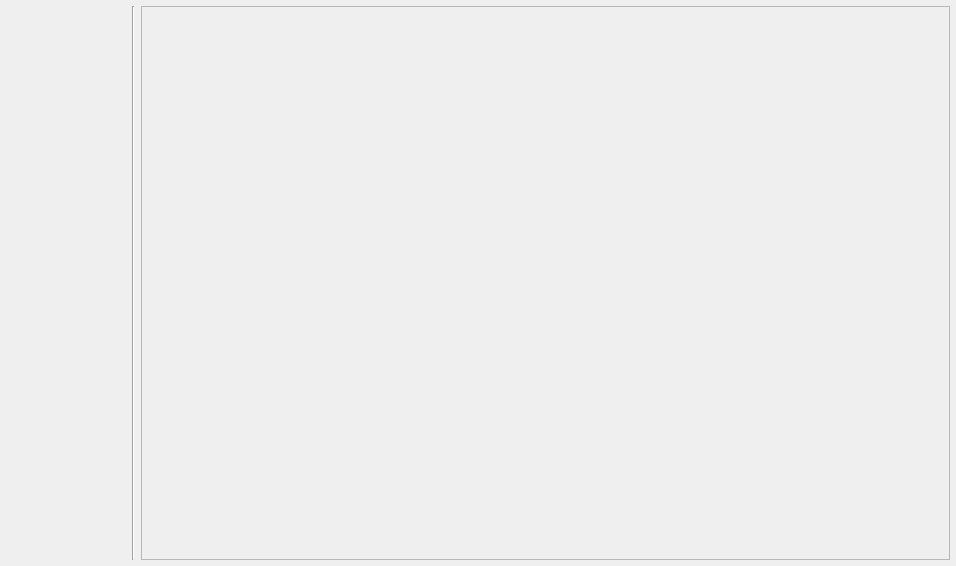
<?xml version="1.0" encoding="UTF-8"?>
<ui version="4.0">
 <class>MainWindow</class>
 <widget class="QMainWindow" name="main_window">
  <property name="geometry">
   <rect>
    <x>0</x>
    <y>0</y>
    <width>956</width>
    <height>566</height>
   </rect>
  </property>
  <property name="windowTitle">
   <string>Import data from Interlab4</string>
  </property>
  <widget class="QWidget" name="centralwidget">
   <layout class="QGridLayout" name="grid_layout_main">
    <property name="leftMargin">
     <number>6</number>
    </property>
    <property name="topMargin">
     <number>6</number>
    </property>
    <property name="rightMargin">
     <number>6</number>
    </property>
    <property name="bottomMargin">
     <number>6</number>
    </property>
    <item row="0" column="0" rowspan="3">
     <widget class="QWidget" name="widget" native="true">
      <property name="sizePolicy">
       <sizepolicy hsizetype="Fixed" vsizetype="Preferred">
        <horstretch>0</horstretch>
        <verstretch>0</verstretch>
       </sizepolicy>
      </property>
      <property name="minimumSize">
       <size>
        <width>120</width>
        <height>0</height>
       </size>
      </property>
      <layout class="QGridLayout" name="grid_layout_buttons">
       <property name="leftMargin">
        <number>3</number>
       </property>
       <property name="topMargin">
        <number>3</number>
       </property>
       <property name="rightMargin">
        <number>3</number>
       </property>
       <property name="bottomMargin">
        <number>3</number>
       </property>
      </layout>
     </widget>
    </item>
    <item row="0" column="1" rowspan="3">
     <widget class="Line" name="line">
      <property name="sizePolicy">
       <sizepolicy hsizetype="Fixed" vsizetype="Expanding">
        <horstretch>0</horstretch>
        <verstretch>0</verstretch>
       </sizepolicy>
      </property>
      <property name="minimumSize">
       <size>
        <width>0</width>
        <height>200</height>
       </size>
      </property>
      <property name="orientation">
       <enum>Qt::Vertical</enum>
      </property>
     </widget>
    </item>
    <item row="0" column="2" rowspan="3">
     <widget class="QScrollArea" name="scroll_area">
      <property name="sizePolicy">
       <sizepolicy hsizetype="MinimumExpanding" vsizetype="MinimumExpanding">
        <horstretch>0</horstretch>
        <verstretch>0</verstretch>
       </sizepolicy>
      </property>
      <property name="minimumSize">
       <size>
        <width>200</width>
        <height>200</height>
       </size>
      </property>
      <property name="verticalScrollBarPolicy">
       <enum>Qt::ScrollBarAsNeeded</enum>
      </property>
      <property name="horizontalScrollBarPolicy">
       <enum>Qt::ScrollBarAsNeeded</enum>
      </property>
      <property name="widgetResizable">
       <bool>true</bool>
      </property>
      <widget class="QWidget" name="scroll_area_widget_contents">
       <property name="geometry">
        <rect>
         <x>0</x>
         <y>0</y>
         <width>799</width>
         <height>550</height>
        </rect>
       </property>
       <property name="sizePolicy">
        <sizepolicy hsizetype="MinimumExpanding" vsizetype="MinimumExpanding">
         <horstretch>0</horstretch>
         <verstretch>0</verstretch>
        </sizepolicy>
       </property>
       <property name="minimumSize">
        <size>
         <width>180</width>
         <height>200</height>
        </size>
       </property>
       <layout class="QVBoxLayout" name="main_vertical_layout">
        <property name="sizeConstraint">
         <enum>QLayout::SetMinimumSize</enum>
        </property>
        <property name="leftMargin">
         <number>6</number>
        </property>
        <property name="topMargin">
         <number>9</number>
        </property>
        <property name="rightMargin">
         <number>6</number>
        </property>
        <property name="bottomMargin">
         <number>6</number>
        </property>
       </layout>
      </widget>
     </widget>
    </item>
   </layout>
  </widget>
 </widget>
 <resources/>
 <connections/>
</ui>
